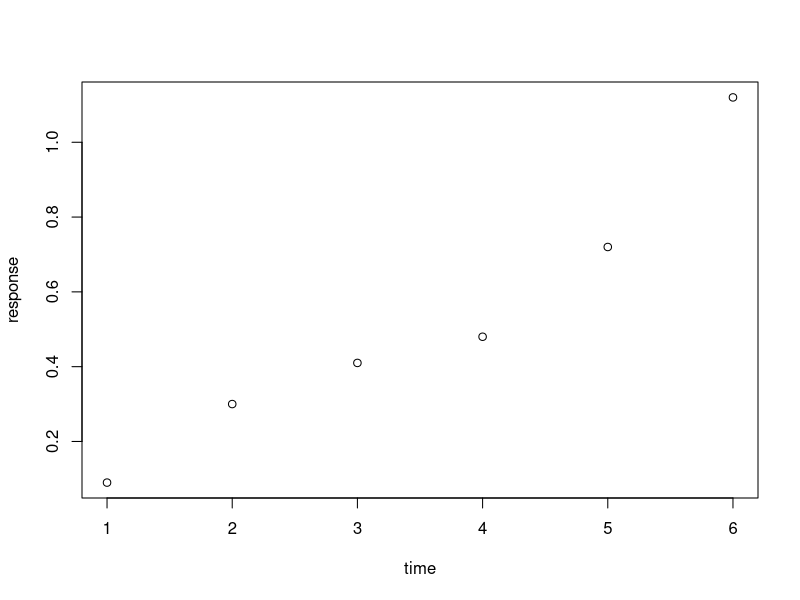
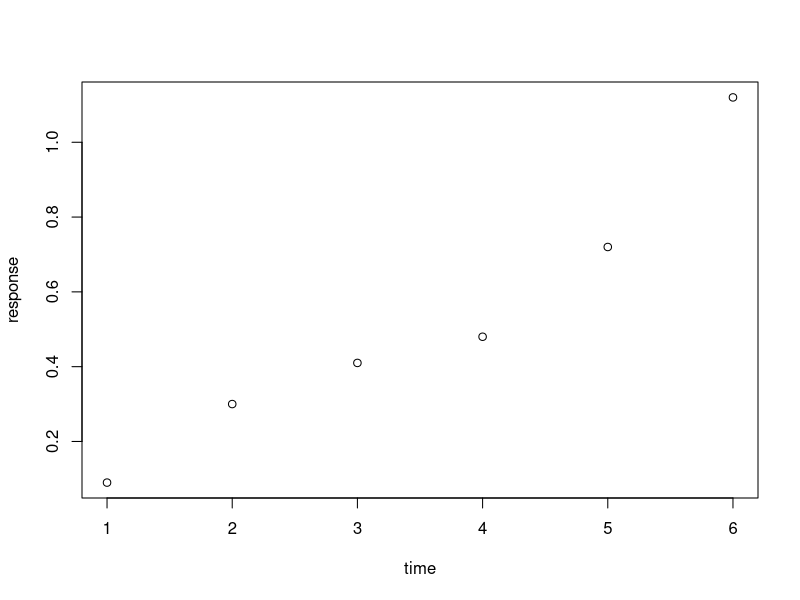
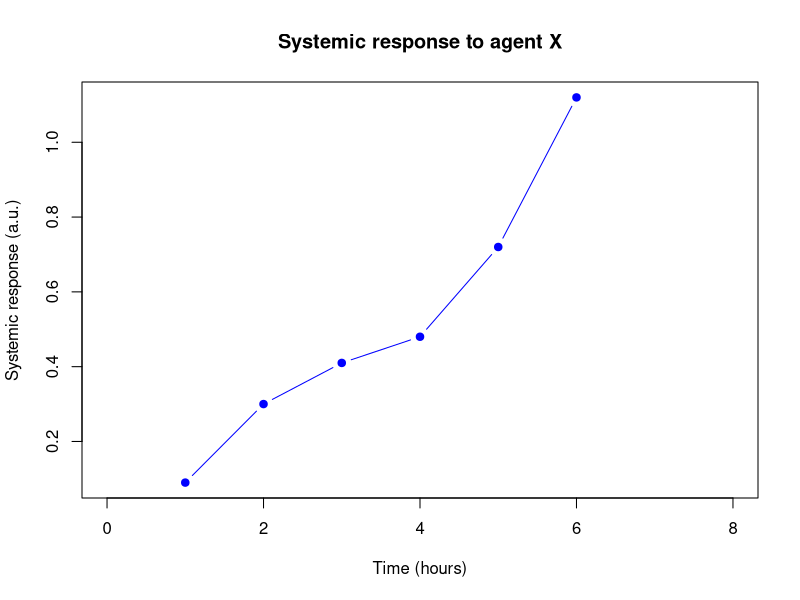
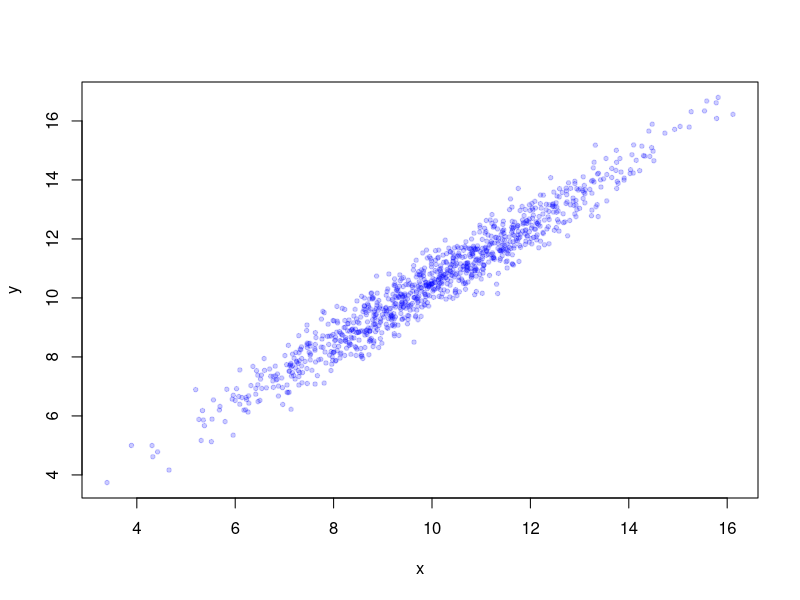
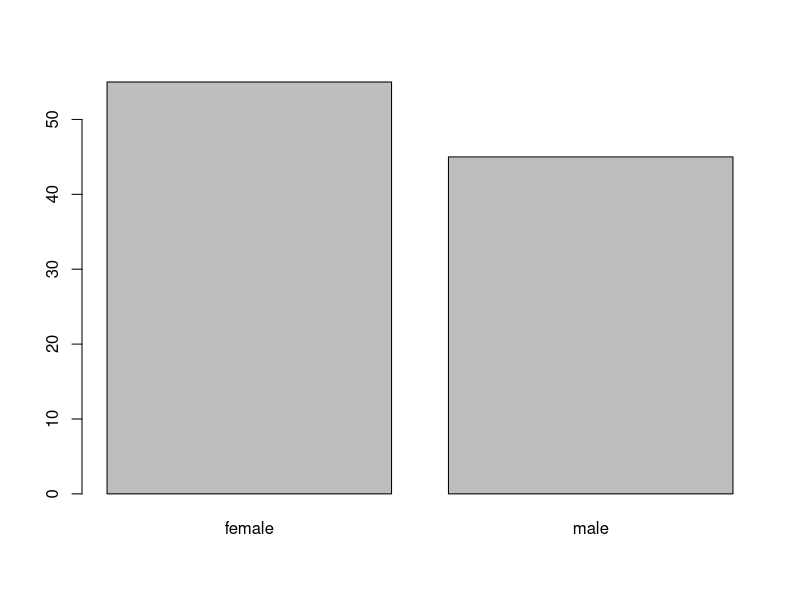
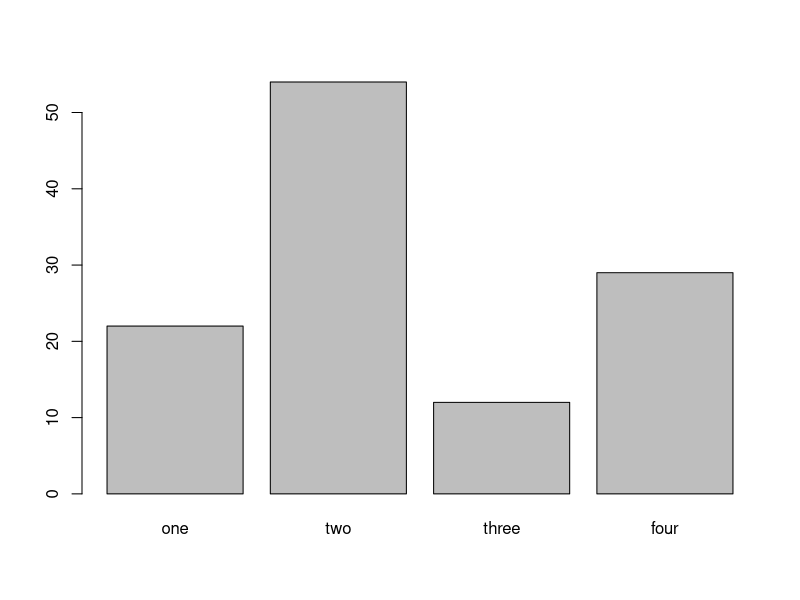
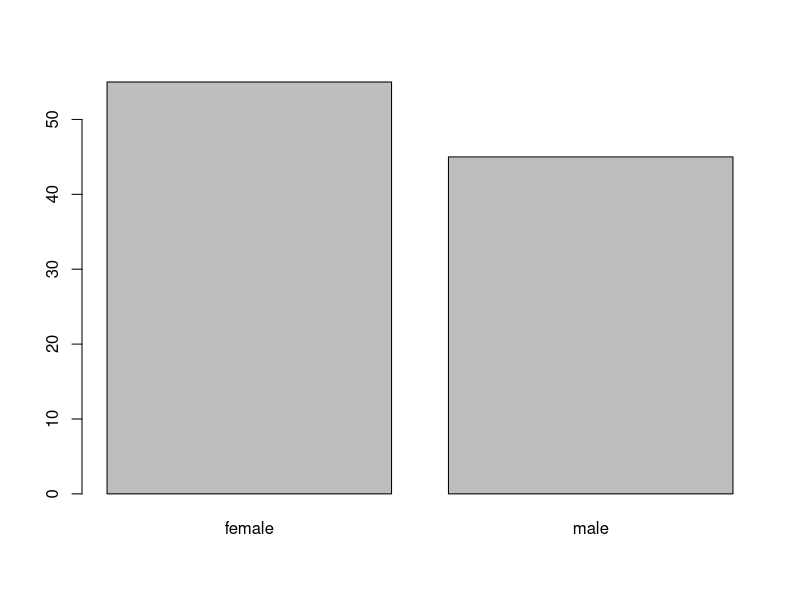
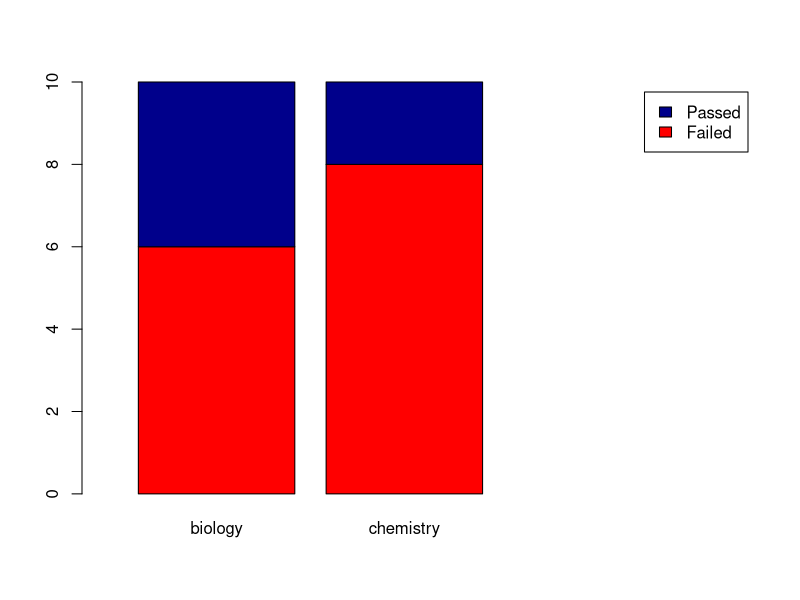

R code for these plots, in order:
## ---- chunk 1
x <- c(1, 2, 3); x; x <- 42; x
## ---- chunk 2
## starting cool analysis
x <- c(T, F, T) # Creating a logical vector
y <- c(TRUE, FALSE, TRUE) # same
## ---- chunk 3
36^0.5
sqrt(36)
## ---- chunk 4
paste(1, 2, 3, sep = "---")
## ---- chunk 5
types <- data.frame(type = c("numeric", "integer", "logical", "character", "factor"),
                    descripton = c("numbers with a decimal part", "numbers without a decimal part",
                                   "Boolean values: yes/no)", 
                                   "text, should be put within quotes",
                                   "nominal and ordinal scales"),
                    examples = c("`3.123`, `5000.0`, `4.1E3`", "`1`, `0`, `2999`"
                                 , "`true` `false`", "`'hello R'` `\"A cat!\"`", "\\<dealt with later\\>"))
knitr::kable(types)
## ---- chunk 6
c(2, 4, 3)
c("a", "b", c("c", "d"))
c(0.1, 0.01, 0.001)
c(T, F, TRUE, FALSE) # There are two way to write logical values
## ---- chunk 7
c(2, 4, "a") 
## ---- chunk 8
c(1, 2, TRUE) # To numeric
c(TRUE, FALSE, "TRUE") # To character
c(1.3, TRUE, "1") # To character
## ---- chunk 9
class(c(2, 4, "a"))
class(1:5)
class(c(2, 4, 0.3))
class(c(2, 4, 3))
## ---- chunk 10
x <- c(2, 4, 3, 5)
y <- c(6, 2)
x + y
## ---- chunk 11
x <- c(2, 4, 3, 5)
z <- c(1, 2, 3)
x - z
## ---- chunk 12
operators <- read.table("data/operators.txt", sep = ";", header = TRUE)
knitr::kable(operators)
## ---- chunk 13
x <- c(1, 5, 4, 3)
x <= 4
## ---- chunk 14
a <- c(2, 1, 3, 1, 5, 1)
b <- c(1, 2, 4, 2, 3, 0)
a > b & a < 3 ## returns a logical vector with test results
## ---- chunk 15
6 - 2 : 5 < 3
## ---- chunk 16
x <- c(2, 4, 2, 1, 5, 3, 6)
x > 3 ## which values are greater than 3?
sum(x > 3) ## how many are greater than 3?
## ---- chunk 17
10 %% 3
4 %% 2
11 %% 3
## ---- chunk 18
10 %/% 3
4 %/% 2
11 %/% 3
## ---- chunk 19
x <- c(0.5, 1.5, 2.5, 3.5, 4.5, 5.5, 6.5, 7.5)
round(x, 0)
## ---- chunk 20
a <- c("one", "two", "three")
b <- c("zero", "three", "five", "two")
a %in% b
b %in% a
## ---- chunk 21
x <- c(2, 4, 6, 3, 5, 1)
x[4] ## fourth element
x[3:5] ## elements 3 to 5
## ---- chunk 22
x[c(1, 2, 2, 5)] ## elements 1, 2, 2 and 5
x <- c(2, 4, 6, 3, 5, 1)
## ---- chunk 23
x[c(T, F, T, T, T, F)]
## ---- chunk 24
x[c(F, T, F)]
## ---- chunk 25
x[x %% 2 == 0]
## ---- chunk 26
x <- c(2, 3, 3, 2, 1, 3)
x[x == max(x)]
## ---- chunk 27
x <- c(2, 4, 6, 3, 5, 1)
x[length(x) - 1 : length(x)] #fails
x[(length(x) - 1) : length(x)] ## parentheses required!
## ---- chunk 28
which(x >= 2) ## which positions have values 2 or greater?
which(x == max(x)) ## which positions have the maximum value?
## ---- chunk 29
integer(4)
character(4)
logical(4)
## ---- chunk 30
x <- c(1, 0, 2, 2.3)
class(x)
as.logical(x)
as.integer(x)
## ---- chunk 31
x <- c(2, 3, "a")
y <- as.integer(x)
class(y)
y
## ---- chunk 32
1 : 5
5 : 1
2 : 3.66
## ---- chunk 33
rep(1 : 3, times = 3)
rep(1 : 3, each= 3)
rep(1 : 3, times = 2, each = 3)
## ---- chunk 34
seq(from = 1, to = 3, by = .2)
seq(1, 2, 0.2) # same
seq(1, 0, length.out = 5)
seq(3, 0, by = -1)
## ---- chunk 35
1:5 < c(2, 3, 2, 1, 4)
## ---- chunk 36
paste(0:4, 5:9, sep = "-")
## ---- chunk 37
time <- c(1, 2, 3, 4, 5, 6)
response <- c(0.09, 0.30, 0.41, 0.48, 0.72, 1.12)
plot(x = time, y = response)
## ---- chunk 38
plot(response ~ time)
## ---- chunk 39
plot(x = time, y = response, pch = 19, type = "b", xlim = c(0, 8),
     xlab = "Time (hours)", ylab = "Systemic response (a.u.)",
     main = "Systemic response to agent X", col = "blue")
## ---- chunk 40
x <- rnorm(1000, 10, 2); y <- x + rnorm(1000, 0.5, 0.5)
plot(x, y, pch = 19, cex = 0.6,
     col = rgb(red = 0, green = 0, blue = 1, alpha = 0.2))
## ---- chunk 41
persons <- as.factor(sample(c("male", "female"), size = 100, replace = T))
plot(persons)
## ---- chunk 42
frequencies <- c(22, 54, 12, 29)
barplot(frequencies, names = c("one", "two", "three", "four"))
## ---- chunk 43
table(persons)
barplot(table(persons))
## ---- chunk 44
set.seed(1234) 
course <- rep(c("biology", "chemistry"), each = 10)
passed <- sample(c("Passed", "Failed"), size = 20, replace = T)
tbl <- table(passed, course) # the order matters!
tbl
## ---- chunk 45
barplot(tbl, 
        col = c("red", "darkblue"), 
        xlim = c(0, ncol(tbl) + 2), 
        legend = rownames(tbl))
## ---- chunk 46
barplot(tbl, 
        col=c("red", "darkblue"), 
        beside = TRUE, 
        xlim=c(0, ncol(tbl)*2 + 3), 
        legend = rownames(tbl))
## ---- chunk 47
male_weights <- c(rnorm(500, 80, 8)) ## create 500 random numbers around 80
hist(male_weights)
## ---- chunk 48
par(mfrow = c(1, 2)) # make 2 plots to sit side by side
hist(male_weights, breaks = 5, col = "gold", main = "Male weights")
hist(male_weights, breaks = 25, col = "green", main = "Male weights")
## ---- chunk 49
plot(density(male_weights),
     main = "A density plot of male weights",
     col = "blue", lwd = 2)
polygon(density(male_weights), col="lightblue")
## ---- chunk 50
persons <- rep(c("male", "female"), each = 100)
weights <- c(rnorm(100, 80, 6), rnorm(100, 75, 8))
#print 6-number summary (5-number + mean)
summary(weights[persons == "female"])
## ---- chunk 51
par(mfrow = c(1, 2)) # make 2 plots to sit side by side
# create boxplots of weights depending on sex
boxplot(weights ~ persons, ylab = "weight")
boxplot(weights ~ persons, notch = TRUE, col = c("yellow", "magenta"))
## ---- chunk 52
response2 <- c(0.07, 0.10, 0.17, 0.28, 0.46, 0.61)
plot(x = time, y = response, pch = 19, type = "b",
     xlab = "Time (hours)", ylab = "Systemic response (a.u.)",
     main = "Systemic response to agent X", col = "blue")
points(x = time, y = response2, col = "red", pch = 19, type = "b")
legend(x = 1, y = 1.0, legend = c("one", "two"), col = c("blue", "red"), pch = 19)
## ---- chunk 53
plot(x = time, y = response, pch = 19, type = "b",
     xlab = "Time (hours)", ylab = "Systemic response (a.u.)",
     main = "Systemic response to agent X", col = "blue")
#horizontal line
abline(h = 0.3, lty = 2, lwd = 2, col = "red")
#vertical line
abline(v = 4, lty = 3, lwd = 2, col = "darkgreen")
#line with slope
abline(a = -0.1, b = 0.3, lwd = 2, col = "purple")
#linear model 
abline(lm(response ~ time),  lwd = 2, col = "maroon")
## ---- chunk 54
series <- 1:20
plot(0, 0, xlim=c(1,20) , ylim=c(0.5, 7.5), col="white" , yaxt="n" , ylab="" , xlab="")

# the rainbow() function gives a nice palette across all colors
# or use hcl.colors() to specify another palette
# use  hcl.pals() to get an overview of available pallettes
colors = hcl.colors(20, alpha = 0.8, palette = 'viridis')

#pch
points(series, rep(1, 20), pch = 1:20, cex = 2)
#col
points(series, rep(2, 20), col = colors, pch = 16, cex = 3)
#cex
points(series, rep(3, 20), col = "black" , pch = 16, cex = series * 0.2)

#overlay to create new symbol
points(series, rep(4, 20), pch = series, cex = 2.5, col = "blue")
points(series, rep(4, 20), pch = series, cex = 1.5, col = colors)
 
#lty
for (i in 1:6) {
    points(c(-2, 0) + (i * 3), c(5, 5), col = "black", lty = i, type = "l", lwd = 3)
    text((i * 3) - 1, 5.25 , i)
}
#type and lwd
for (i in 1:4) {
    #type
    points(c(-4, -3, -2, -1) + (i * 5), rep(6, 4),
           col = "black", type = c("p","l","b","o")[i], lwd=2)
    text((i * 5) - 2.5, 6.4 , c("p","l","b","o")[i] )
    #lwd
    points(c(-4, -3, -2, -1) + (i * 5), rep(7, 4), col = "blue", type = "l", lwd = i)
    text((i * 5) - 2.5, 7.23, i)
}
#add axis
axis(side = 2, at = c(1, 2, 3, 4, 5, 6, 7),
    labels = c("pch" , "col" , "cex" , "combine", "lty", "type" , "lwd" ),
    tick = FALSE, col = "black", las = 1, cex.axis = 0.8)
